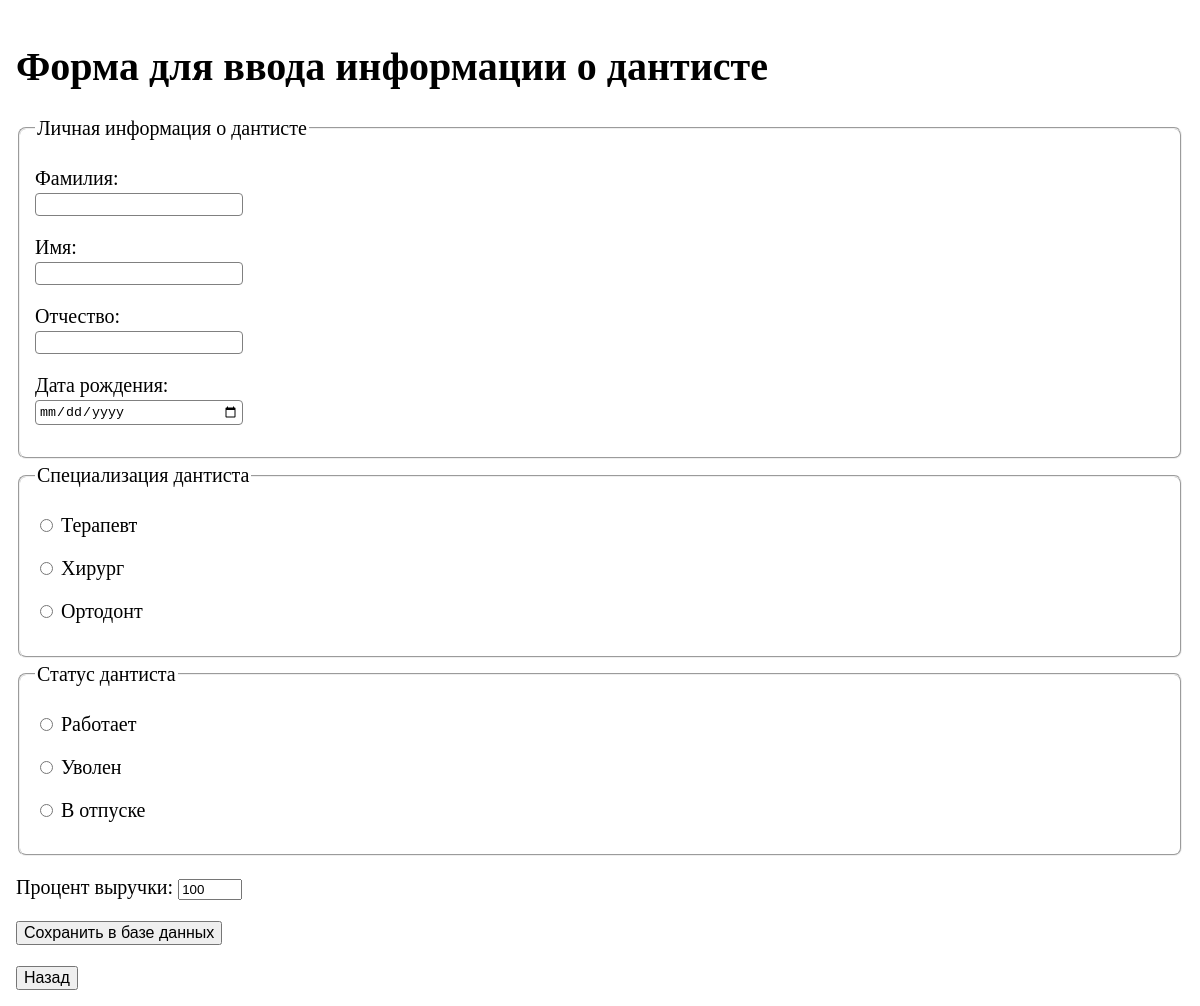
Screenshot of /dentists/create_dentist.php with the database file from the repository.
### tables this page shows
CREATE TABLE specializations(
    id INTEGER PRIMARY KEY AUTOINCREMENT NOT NULL,
    specialization TEXT NOT NULL
);

CREATE TABLE employee_statuses(
    id INTEGER PRIMARY KEY AUTOINCREMENT NOT NULL,
    status TEXT NOT NULL
);

### public/dentists/DentistRepository.php (called while the page is built, shortened)
<?php
require_once '../base/Repository.php';
class DentistRepository extends Repository
{
    private static ?DentistRepository $instance = null;
    public function readSpecializations()
    {
        $query = 'SELECT id, specialization FROM specializations';
        return $this->doQuery($query);
    }
    public function readStatuses()
    {
        $query = 'SELECT id, status FROM employee_statuses';
        return $this->doQuery($query);
    }
    public static function getInstance(): DentistRepository
    {
        if (static::$instance == null) static::$instance = new static('sqlite:../../data/dentistry.db');
        return static::$instance;
    }
}

### public/base/Repository.php (called while the page is built, shortened)
<?php
abstract class Repository
{
    protected PDO $pdo;
    protected function __construct(string $path)
    {
        $this->pdo = new PDO($path);
    }
    protected function doQuery(string $query)
    {
        $statement = $this->pdo->query($query);
        $result = $statement->fetchAll();
        return $result;
    }
}

### public/dentists/create_dentist.php (the view, shortened to what this page needs)
<!DOCTYPE html>
<html lang="ru">
<head>
    <link rel="stylesheet" href="../styles/style.css">
</head>
<body>
<?php
require_once 'DentistRepository.php';
$repository = DentistRepository::getInstance();
?>
<form method="post" action="" enctype="application/x-www-form-urlencoded">
    <H1>Форма для ввода информации о дантисте</H1>
    <fieldset class="fs">
        <legend>Личная информация о дантисте</legend>
        <p><label>Фамилия:<input name="last_name" class="user-label"></label></p>
        <p><label>Имя:<input name="first_name" class="user-label"></label></p>
        <p><label>Отчество:<input name="middle_name" class="user-label"></label></p>
        <p><label>Дата рождения:<input type="date" name="birthday" class="user-label"></label></p>
    </fieldset>
    <fieldset class="fs">
        <legend>Специализация дантиста</legend>
        <?php foreach ($repository->readSpecializations() as $item): ?>
            <p><label> <input type="radio" name="specialization"
                              value="<?= $item['id'] ?>"> <?= $item['specialization'] ?> </label></p>
        <?php endforeach; ?>
    </fieldset>
    <fieldset class="fs">
        <legend>Статус дантиста</legend>
        <?php foreach ($repository->readStatuses() as $item): ?>
            <p><label> <input type="radio" name="status" value="<?= $item['id'] ?>"> <?= $item['status'] ?> </label></p>
        <?php endforeach; ?>
    </fieldset>
    <p><label>Процент выручки: <input type="number" min="1" max="100" name="earning_in_percent" value="100"></label></p>
    <p>
        <button class="def_button" type="submit">Сохранить в базе данных</button>
    </p>
</form>
<button onclick="window.location.href = '../index.php';" class="def_button">Назад</button>
</body>
</html>

### public/styles/style.css (style rules this page uses)
body { font-size: 20px; padding: 8px; }
button.def_button { font-size: 16px; }
fieldset.fs { -moz-border-radius: 8px; -webkit-border-radius: 8px; border-radius: 8px; margin-top: 5px; margin-bottom: 5px; }
input.user-label { display: block; border: 1px solid gray; border-radius: 4px; padding: 3px; margin-top: 3px; margin-bottom: 3px; width: 200px; }

### rows the page displays
specializations: specialization "Терапевт"
specializations: specialization "Хирург"
specializations: specialization "Ортодонт"
employee_statuses: status "Работает"
employee_statuses: status "Уволен"
employee_statuses: status "В отпуске"
